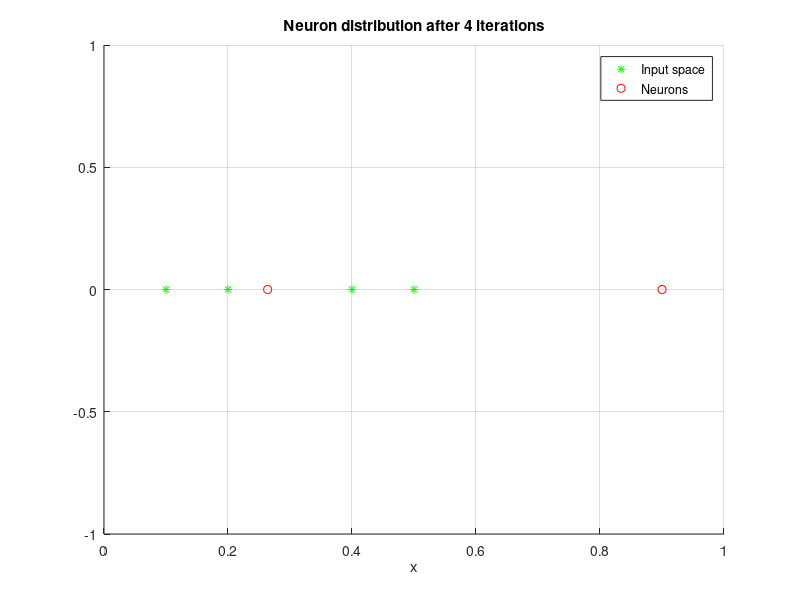

Reproduce this figure in MATLAB.
%% Exercise 3, Neural networks,28.11.12.
%Authors P.Lukin, E. Ovchinnikova

clear all
clc
close all



% Data generation
%Input space
S=[0.1 0.2 0.4 0.5];
%Number of samples
N = 50;
%Weight initialization
% w = [0.15 0.45];
    w = [0.3 0.9];
initw = w;
w_history = [w];
oldw = [0,0];
repeat = 1;
    
%Repeat experiments for statistical data
for i = 1:repeat
    w = initw;
    oldw = [0,0];
    input_ind = randi(4,1,N);
    x = S(input_ind);
    %Learning rate
    nu = 0.1;
    k = 1;
    dw = [];

    %Training
    while and(norm(oldw-w,1)>0.01 ,k<N)
        dw = [dw norm(oldw-w,1)];
        oldw = w;
        %Determine winner
        [~,ind_winner] = min([norm(x(k)-w(1)), norm(x(k)-w(2))]);
        %Weight update
      w(ind_winner) = w(ind_winner)+nu*(x(k)-w(ind_winner));
%         w(ind_winner) = w(ind_winner)+nu*exp(-k/2)*(x(k)-w(ind_winner))
        k = k+1;
    end
    k;
    w_history = [w_history; w];
    %Figure. Final neuron distribution

if repeat == 1
    figure(1)
%     subplot(2,1,1);
    hold on
    plot(S, zeros(1,4),'g*')
    plot(w, zeros(1,2),'ro')
    xlabel('x')
    grid on
    hold off
    legend('Input space','Neurons')
    title(['Neuron distribution after ' num2str(k) ' iterations'])
%     subplot(2,1,2);
%     plot(dw(2:end))
%     grid on
%     ylabel('Delta w')
%     title('Delta w')
end
end
if repeat > 1
    mean(w_history);
    figure(3)
    hold on
    plot(S, zeros(1,4),'g*')
    plot(mean(w_history),zeros(1,2),'ro')
    xlabel('x')
    grid on
    hold off
    legend('Input space','Neurons')
    title(['Mean of neuron distribution after ' num2str(repeat) ' repetitions'])
end